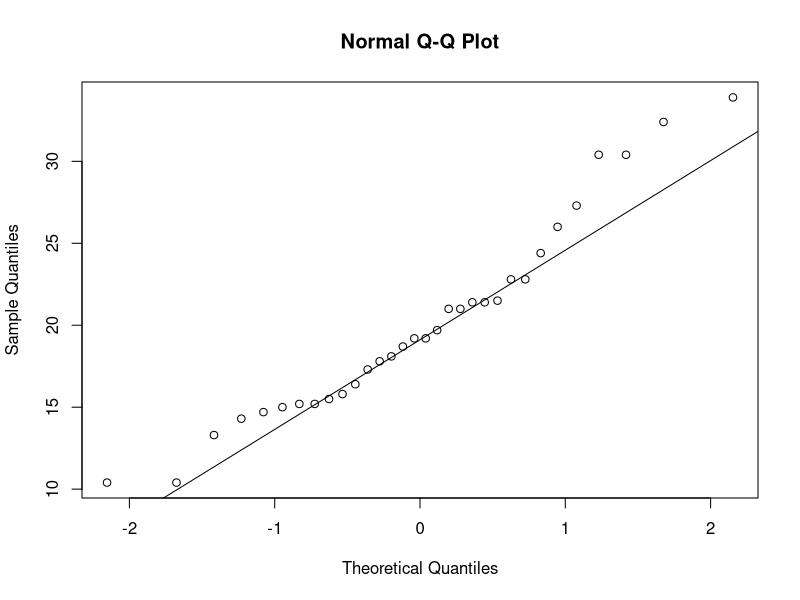
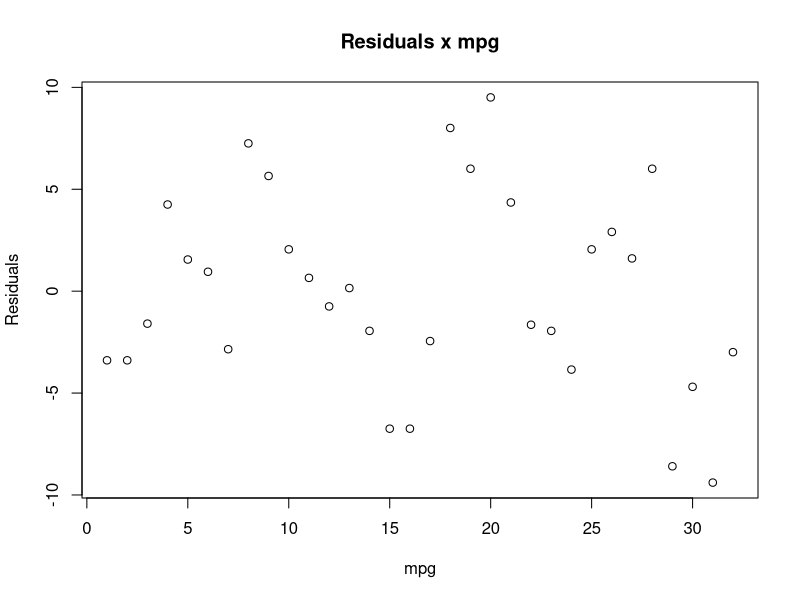
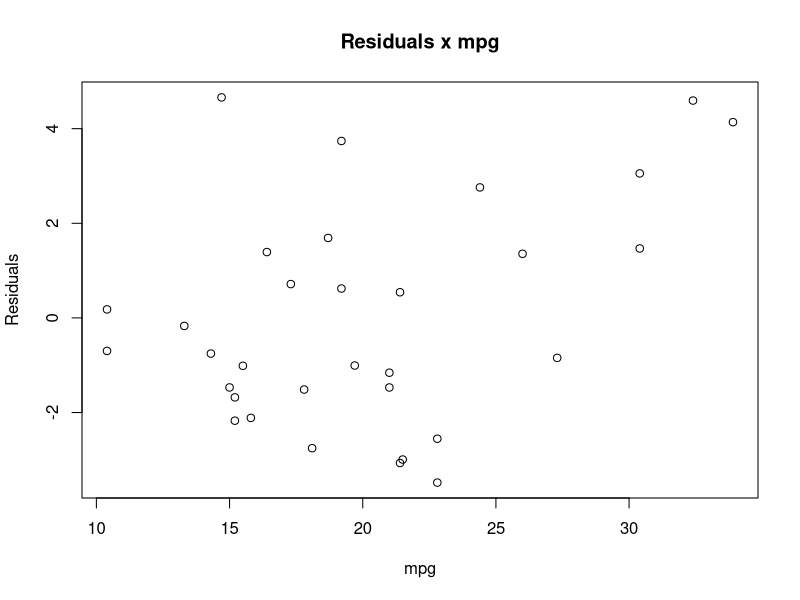

Write the R code that produced these figures, in order.
## ---- chunk 1
confint(lm(data=mtcars, formula=mpg ~ wt + qsec -am +factor(am)))
## ---- chunk 2
qqnorm(mtcars$mpg)
qqline(mtcars$mpg) ## plots a line that goes from 0.25 to 0.75 quantile (2nd and 4th quantile)
## ---- chunk 3
plot(resid(lm(data=mtcars, formula=mpg ~ factor(am))), 
     ylab="Residuals", xlab="mpg", main="Residuals x mpg")
## ---- chunk 4
plot(mtcars$mpg, resid(lm(data=mtcars, formula=mpg~ wt + qsec -am + factor(am))), 
     ylab="Residuals", xlab="mpg", main="Residuals x mpg")
